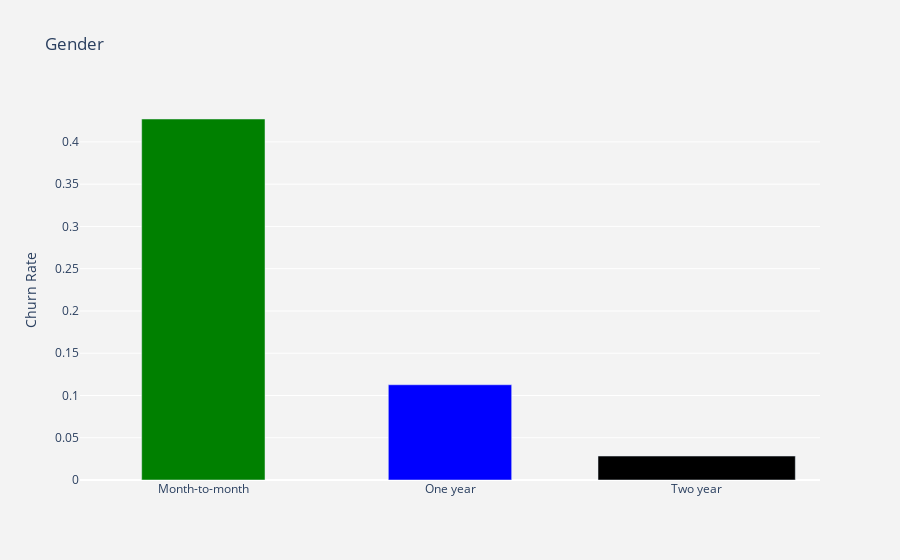

The notebook cell this image was saved under:
### Markdown cell above
## Contract

As expected, the shorter contract means higher churn rate.

### Code cell
df_plot = df_data.groupby('Contract').Churn.mean().reset_index()
plot_data = [
    go.Bar(
        x=df_plot['Contract'],
        y=df_plot['Churn'],
        width = [0.5, 0.5],
        marker=dict(
        color=['green', 'blue'])
    )
]
plot_layout = go.Layout(
        xaxis={"type": "category"},
        yaxis={"title": "Churn Rate"},
        title='Gender',
        plot_bgcolor  = 'rgb(243,243,243)',
        paper_bgcolor  = 'rgb(243,243,243)',
    )

fig = go.Figure(data=plot_data, layout=plot_layout)
pyoff.iplot(fig)

### Figure 1 — Plotly figure (JSON) as saved in the notebook; plotly's stock layout.template omitted (floating-point values rounded to 4 significant figures)
{"data": [{"marker": {"color": ["green", "blue"]}, "type": "bar", "width": [0.5, 0.5], "x": ["Month-to-month", "One year", "Two year"], "y": [0.4271, 0.1127, 0.02832]}], "layout": {"autosize": true, "paper_bgcolor": "rgb(243,243,243)", "plot_bgcolor": "rgb(243,243,243)", "title": {"text": "Gender"}, "xaxis": {"autorange": true, "range": [-0.5, 2.5], "type": "category"}, "yaxis": {"autorange": true, "range": [0, 0.4496], "title": {"text": "Churn Rate"}, "type": "linear"}}}
